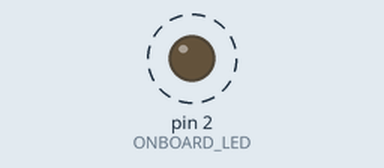
This sketch was run on a simulated Arduino Uno, built with avr-gcc and run on an emulated ATmega328P. Parts: output pins drawn as LEDs (lit = HIGH). Dashed ring = blinking.

Above: at 0.5 s.
Timing chart, 0 to 4.6 s (numbered marks = the images above):
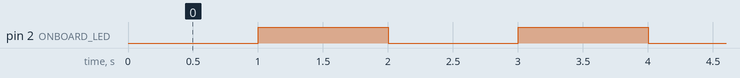

Measured:
- by itself, pin 2 (ONBOARD_LED): alternates HIGH for 1.0 s and LOW for 1.0 s

The sketch:

led_blink_aug22c.ino
```cpp
#define ONBOARD_LED  2
void setup() {
  pinMode(ONBOARD_LED,OUTPUT);
}

void loop() {
  delay(1000);
  digitalWrite(ONBOARD_LED,HIGH);
  delay(1000);
  digitalWrite(ONBOARD_LED,LOW);
}
```
